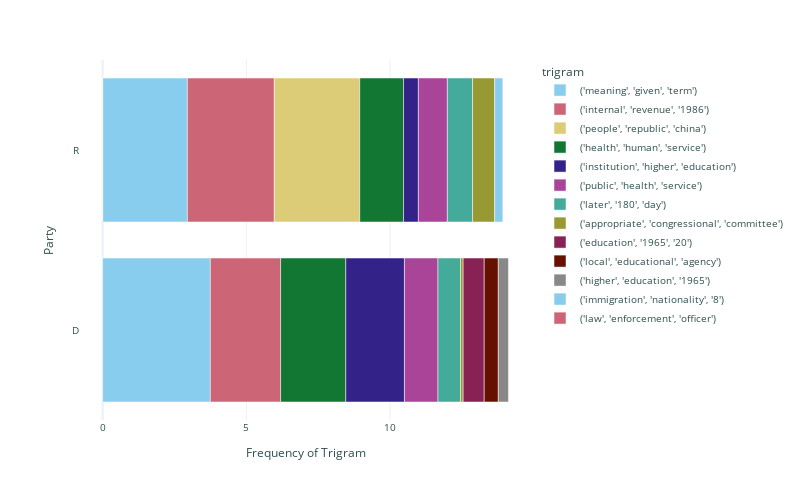

Notebook code cell kept with this figure:
### Code cell
republican_trigrams = pd.Series(nltk.ngrams(republican_words, 3))
top_republican_trigrams =pd.DataFrame(republican_trigrams.value_counts().head(40))
democrat_trigrams = pd.Series(nltk.ngrams(democrat_words, 3))
top_democrat_trigrams =pd.DataFrame(democrat_trigrams.value_counts().head(40))
top_democrat_trigrams['party'] = 'D'
top_republican_trigrams['party'] = 'R'
top_democrat_trigrams.reset_index(inplace = True)
top_republican_trigrams.reset_index(inplace = True)
top_democrat_trigrams.rename(columns={"index": "trigram", 
                                       0: "frequency"},inplace = True)

top_republican_trigrams.rename(columns={"index": "trigram", 
                                       0: "frequency"},inplace = True)
scaler = StandardScaler()
top_republican_trigrams['scaled_freq'] = scaler.fit_transform(top_republican_trigrams['frequency'].values.reshape(-1, 1))

top_democrat_trigrams['scaled_freq'] = scaler.fit_transform(top_democrat_trigrams['frequency'].values.reshape(-1, 1))
top_trigrams = pd.concat([top_democrat_trigrams.head(10),
                          top_republican_trigrams.head(10)], ignore_index=True)
top_trigrams.sort_values(by = ['scaled_freq'], ascending = False ,inplace = True)

fig = px.bar(top_trigrams, x='scaled_freq', y='party', 
             template='plotly_white', orientation='h',
             labels={'scaled_freq': 'Frequency of Trigram', 'trigram': 'trigram', 
                     'party': 'Party'},
             color='trigram', color_discrete_sequence=px.colors.qualitative.Safe)
fig.update_layout(font=dict(size=10, color='DarkSlateGray'))
fig.update_layout(width=800, height=500)
fig.show()

### Figure 1 — Plotly figure (JSON) as saved in the notebook; plotly's stock layout.template omitted (floating-point values rounded to 4 significant figures)
{"data": [{"alignmentgroup": "True", "hovertemplate": "trigram=('meaning', 'given', 'term')<br>Frequency of Trigram=%{x}<br>Party=%{y}<extra></extra>", "legendgroup": "('meaning', 'given', 'term')", "marker": {"color": "rgb(136, 204, 238)", "pattern": {"shape": ""}}, "name": "('meaning', 'given', 'term')", "offsetgroup": "('meaning', 'given', 'term')", "orientation": "h", "showlegend": true, "textposition": "auto", "type": "bar", "x": [3.746, 2.948], "xaxis": "x", "y": ["D", "R"], "yaxis": "y"}, {"alignmentgroup": "True", "hovertemplate": "trigram=('internal', 'revenue', '1986')<br>Frequency of Trigram=%{x}<br>Party=%{y}<extra></extra>", "legendgroup": "('internal', 'revenue', '1986')", "marker": {"color": "rgb(204, 102, 119)", "pattern": {"shape": ""}}, "name": "('internal', 'revenue', '1986')", "offsetgroup": "('internal', 'revenue', '1986')", "orientation": "h", "showlegend": true, "textposition": "auto", "type": "bar", "x": [3.024, 2.445], "xaxis": "x", "y": ["R", "D"], "yaxis": "y"}, {"alignmentgroup": "True", "hovertemplate": "trigram=('people', 'republic', 'china')<br>Frequency of Trigram=%{x}<br>Party=%{y}<extra></extra>", "legendgroup": "('people', 'republic', 'china')", "marker": {"color": "rgb(221, 204, 119)", "pattern": {"shape": ""}}, "name": "('people', 'republic', 'china')", "offsetgroup": "('people', 'republic', 'china')", "orientation": "h", "showlegend": true, "textposition": "auto", "type": "bar", "x": [2.973], "xaxis": "x", "y": ["R"], "yaxis": "y"}, {"alignmentgroup": "True", "hovertemplate": "trigram=('health', 'human', 'service')<br>Frequency of Trigram=%{x}<br>Party=%{y}<extra></extra>", "legendgroup": "('health', 'human', 'service')", "marker": {"color": "rgb(17, 119, 51)", "pattern": {"shape": ""}}, "name": "('health', 'human', 'service')", "offsetgroup": "('health', 'human', 'service')", "orientation": "h", "showlegend": true, "textposition": "auto", "type": "bar", "x": [2.267, 1.525], "xaxis": "x", "y": ["D", "R"], "yaxis": "y"}, {"alignmentgroup": "True", "hovertemplate": "trigram=('institution', 'higher', 'education')<br>Frequency of Trigram=%{x}<br>Party=%{y}<extra></extra>", "legendgroup": "('institution', 'higher', 'education')", "marker": {"color": "rgb(51, 34, 136)", "pattern": {"shape": ""}}, "name": "('institution', 'higher', 'education')", "offsetgroup": "('institution', 'higher', 'education')", "orientation": "h", "showlegend": true, "textposition": "auto", "type": "bar", "x": [2.041, 0.5154], "xaxis": "x", "y": ["D", "R"], "yaxis": "y"}, {"alignmentgroup": "True", "hovertemplate": "trigram=('public', 'health', 'service')<br>Frequency of Trigram=%{x}<br>Party=%{y}<extra></extra>", "legendgroup": "('public', 'health', 'service')", "marker": {"color": "rgb(170, 68, 153)", "pattern": {"shape": ""}}, "name": "('public', 'health', 'service')", "offsetgroup": "('public', 'health', 'service')", "orientation": "h", "showlegend": true, "textposition": "auto", "type": "bar", "x": [1.166, 1.008], "xaxis": "x", "y": ["D", "R"], "yaxis": "y"}, {"alignmentgroup": "True", "hovertemplate": "trigram=('later', '180', 'day')<br>Frequency of Trigram=%{x}<br>Party=%{y}<extra></extra>", "legendgroup": "('later', '180', 'day')", "marker": {"color": "rgb(68, 170, 153)", "pattern": {"shape": ""}}, "name": "('later', '180', 'day')", "offsetgroup": "('later', '180', 'day')", "orientation": "h", "showlegend": true, "textposition": "auto", "type": "bar", "x": [0.8759, 0.7837], "xaxis": "x", "y": ["R", "D"], "yaxis": "y"}, {"alignmentgroup": "True", "hovertemplate": "trigram=('appropriate', 'congressional', 'committee')<br>Frequency of Trigram=%{x}<br>Party=%{y}<extra></extra>", "legendgroup": "('appropriate', 'congressional', 'committee')", "marker": {"color": "rgb(153, 153, 51)", "pattern": {"shape": ""}}, "name": "('appropriate', 'congressional', 'committee')", "offsetgroup": "('appropriate', 'congressional', 'committee')", "orientation": "h", "showlegend": true, "textposition": "auto", "type": "bar", "x": [0.7709, 0.09249], "xaxis": "x", "y": ["R", "D"], "yaxis": "y"}, {"alignmentgroup": "True", "hovertemplate": "trigram=('education', '1965', '20')<br>Frequency of Trigram=%{x}<br>Party=%{y}<extra></extra>", "legendgroup": "('education', '1965', '20')", "marker": {"color": "rgb(136, 34, 85)", "pattern": {"shape": ""}}, "name": "('education', '1965', '20')", "offsetgroup": "('education', '1965', '20')", "orientation": "h", "showlegend": true, "textposition": "auto", "type": "bar", "x": [0.7328], "xaxis": "x", "y": ["D"], "yaxis": "y"}, {"alignmentgroup": "True", "hovertemplate": "trigram=('local', 'educational', 'agency')<br>Frequency of Trigram=%{x}<br>Party=%{y}<extra></extra>", "legendgroup": "('local', 'educational', 'agency')", "marker": {"color": "rgb(102, 17, 0)", "pattern": {"shape": ""}}, "name": "('local', 'educational', 'agency')", "offsetgroup": "('local', 'educational', 'agency')", "orientation": "h", "showlegend": true, "textposition": "auto", "type": "bar", "x": [0.4903], "xaxis": "x", "y": ["D"], "yaxis": "y"}, {"alignmentgroup": "True", "hovertemplate": "trigram=('higher', 'education', '1965')<br>Frequency of Trigram=%{x}<br>Party=%{y}<extra></extra>", "legendgroup": "('higher', 'education', '1965')", "marker": {"color": "rgb(136, 136, 136)", "pattern": {"shape": ""}}, "name": "('higher', 'education', '1965')", "offsetgroup": "('higher', 'education', '1965')", "orientation": "h", "showlegend": true, "textposition": "auto", "type": "bar", "x": [0.3527], "xaxis": "x", "y": ["D"], "yaxis": "y"}, {"alignmentgroup": "True", "hovertemplate": "trigram=('immigration', 'nationality', '8')<br>Frequency of Trigram=%{x}<br>Party=%{y}<extra></extra>", "legendgroup": "('immigration', 'nationality', '8')", "marker": {"color": "rgb(136, 204, 238)", "pattern": {"shape": ""}}, "name": "('immigration', 'nationality', '8')", "offsetgroup": "('immigration', 'nationality', '8')", "orientation": "h", "showlegend": true, "textposition": "auto", "type": "bar", "x": [0.2826], "xaxis": "x", "y": ["R"], "yaxis": "y"}, {"alignmentgroup": "True", "hovertemplate": "trigram=('law', 'enforcement', 'officer')<br>Frequency of Trigram=%{x}<br>Party=%{y}<extra></extra>", "legendgroup": "('law', 'enforcement', 'officer')", "marker": {"color": "rgb(204, 102, 119)", "pattern": {"shape": ""}}, "name": "('law', 'enforcement', 'officer')", "offsetgroup": "('law', 'enforcement', 'officer')", "orientation": "h", "showlegend": true, "textposition": "auto", "type": "bar", "x": [-0.002733], "xaxis": "x", "y": ["R"], "yaxis": "y"}], "layout": {"barmode": "relative", "font": {"color": "DarkSlateGray", "size": 10}, "height": 500, "legend": {"title": {"text": "trigram"}, "tracegroupgap": 0}, "margin": {"t": 60}, "width": 800, "xaxis": {"anchor": "y", "domain": [0, 1], "title": {"text": "Frequency of Trigram"}}, "yaxis": {"anchor": "x", "domain": [0, 1], "title": {"text": "Party"}}}}
